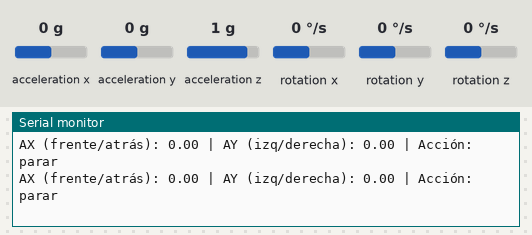
A sketch run on a simulated ESP32. Parts: the last lines printed to the serial monitor. The inputs (shaded band) are chosen by the test bench; at power-on: acceleration x 0 g, acceleration y 0 g, acceleration z 1 g, rotation x 0 °/s, rotation y 0 °/s, rotation z 0 °/s.

Above: at 4.2 s.
4.3 s: acceleration x set to -1.4 g
At 4.6 s:
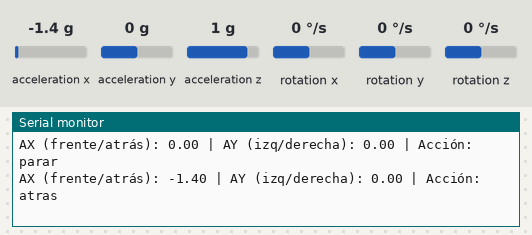
6.3 s: acceleration x set to 0.8 g
At 6.66 s:
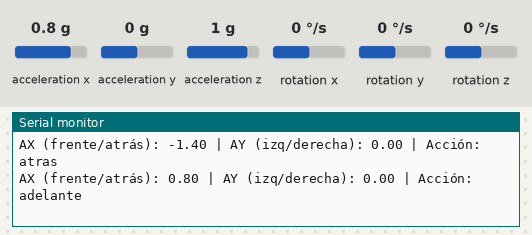
8.4 s: acceleration y set to -1.4 g
At 8.52 s:
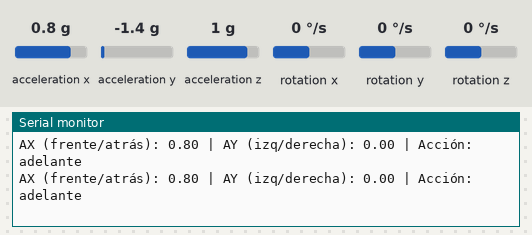

The sketch:

LD_2MPU_EMISOR_FINAL.ino
```cpp
#include <Wire.h>
#include <esp_now.h>
#include <WiFi.h>
#include <MPU6050_light.h>
#include <Fuzzy.h>

// Sensor 1: eje X (adelante / atrás) en dirección I2C 0x68
MPU6050 mpu1(Wire);

// Sensor 2: eje Y (izquierda / derecha) en dirección I2C 0x69
MPU6050 mpu2(Wire);  // Inicializar sin la dirección

// MAC del receptor (carrito)
uint8_t broadcastAddress[] = {0xFC, 0xB4, 0x67, 0xF3, 0xFE, 0x94};

// Mensaje que se envía
typedef struct struct_message {
  char accion[10];
} struct_message;

struct_message mensaje;

// Sistema difuso
Fuzzy* fuzzy = new Fuzzy();

// Sets difusos
FuzzySet *ax_neg, *ax_zero, *ax_pos;
FuzzySet *ay_neg, *ay_zero, *ay_pos;
FuzzySet *out_atras, *out_parar, *out_adelante;
FuzzySet *out_izquierda, *out_derecha;

void setupFuzzy() {
  // INPUT: Aceleración en X
  FuzzyInput* accX = new FuzzyInput(1);
  ax_neg = new FuzzySet(-1.2, -0.9, -0.6, -0.3);
  ax_zero = new FuzzySet(-0.3, -0.1, 0.1, 0.3);
  ax_pos = new FuzzySet(0.3, 0.6, 0.9, 1.2);
  accX->addFuzzySet(ax_neg);
  accX->addFuzzySet(ax_zero);
  accX->addFuzzySet(ax_pos);
  fuzzy->addFuzzyInput(accX);

  // INPUT: Aceleración en Y
  FuzzyInput* accY = new FuzzyInput(2);
  ay_neg = new FuzzySet(-1.0, -0.6, -0.5, -0.3);
  ay_zero = new FuzzySet(-0.3, -0.1, 0.1, 0.3);
  ay_pos = new FuzzySet(0.3, 0.5, 0.6, 1.0);
  accY->addFuzzySet(ay_neg);
  accY->addFuzzySet(ay_zero);
  accY->addFuzzySet(ay_pos);
  fuzzy->addFuzzyInput(accY);

  // OUTPUT: Acción
  FuzzyOutput* accion = new FuzzyOutput(1);
  out_atras     = new FuzzySet(0, 0, 0, 0.5);
  out_izquierda = new FuzzySet(0.5, 1, 1, 1.5);
  out_parar     = new FuzzySet(1.5, 2, 2, 2.5);
  out_derecha   = new FuzzySet(2.5, 3, 3, 3.5);
  out_adelante  = new FuzzySet(3.5, 4, 4, 4);
  accion->addFuzzySet(out_atras);
  accion->addFuzzySet(out_izquierda);
  accion->addFuzzySet(out_parar);
  accion->addFuzzySet(out_derecha);
  accion->addFuzzySet(out_adelante);
  fuzzy->addFuzzyOutput(accion);

  // Reglas
  FuzzyRuleAntecedent* r1 = new FuzzyRuleAntecedent();
  r1->joinWithAND(ax_pos, ay_zero); // Regla para "adelante"
  FuzzyRuleConsequent* c1 = new FuzzyRuleConsequent();
  c1->addOutput(out_adelante);
  fuzzy->addFuzzyRule(new FuzzyRule(1, r1, c1));

  FuzzyRuleAntecedent* r2 = new FuzzyRuleAntecedent();
  r2->joinWithAND(ax_neg, ay_zero); // Regla para "atrás"
  FuzzyRuleConsequent* c2 = new FuzzyRuleConsequent();
  c2->addOutput(out_atras);
  fuzzy->addFuzzyRule(new FuzzyRule(2, r2, c2));

  FuzzyRuleAntecedent* r3 = new FuzzyRuleAntecedent();
  r3->joinWithAND(ax_zero, ay_pos); // Regla para "derecha"
  FuzzyRuleConsequent* c3 = new FuzzyRuleConsequent();
  c3->addOutput(out_derecha);
  fuzzy->addFuzzyRule(new FuzzyRule(3, r3, c3));

  FuzzyRuleAntecedent* r4 = new FuzzyRuleAntecedent();
  r4->joinWithAND(ax_zero, ay_neg); // Regla para "izquierda"
  FuzzyRuleConsequent* c4 = new FuzzyRuleConsequent();
  c4->addOutput(out_izquierda);
  fuzzy->addFuzzyRule(new FuzzyRule(4, r4, c4));

  FuzzyRuleAntecedent* r5 = new FuzzyRuleAntecedent();
  r5->joinWithAND(ax_zero, ay_zero); // Regla para "parar"
  FuzzyRuleConsequent* c5 = new FuzzyRuleConsequent();
  c5->addOutput(out_parar);
  fuzzy->addFuzzyRule(new FuzzyRule(5, r5, c5));
}

void setup() {
  Serial.begin(115200);
  Wire.begin();
  delay(1000);

  if (mpu1.begin() != 0) {
    Serial.println("Error MPU6050 #1");
    while (1);
  }
  if (mpu2.begin() != 0) {
    Serial.println("Error MPU6050 #2");
    while (1);
  }
  mpu1.calcOffsets();
  mpu2.setAddress(0x69); // Cambiar la dirección del segundo sensor MPU6050
  mpu2.calcOffsets();

  WiFi.mode(WIFI_STA);
  esp_now_init();

  esp_now_peer_info_t peerInfo = {};
  memcpy(peerInfo.peer_addr, broadcastAddress, 6);
  peerInfo.channel = 0;
  peerInfo.encrypt = false;
  esp_now_add_peer(&peerInfo);

  setupFuzzy();
}

void loop() {
  mpu1.update();  // eje X (adelante/atrás)
  mpu2.update();  // eje Y (izquierda/derecha)

  float ax = mpu1.getAccX();
  float ay = mpu2.getAccY();

  fuzzy->setInput(1, ax);
  fuzzy->setInput(2, ay);
  fuzzy->fuzzify();
  float salida = fuzzy->defuzzify(1);

  int accion = round(salida);
  switch (accion) {
    case 0: strcpy(mensaje.accion, "atras"); break;
    case 1: strcpy(mensaje.accion, "izquierda"); break;
    case 2: strcpy(mensaje.accion, "parar"); break;
    case 3: strcpy(mensaje.accion, "derecha"); break;
    case 4: strcpy(mensaje.accion, "adelante"); break;
    default: strcpy(mensaje.accion, "parar"); break;
  }

  esp_now_send(broadcastAddress, (uint8_t *)&mensaje, sizeof(mensaje));

  Serial.print("AX (frente/atrás): "); Serial.print(ax, 2);
  Serial.print(" | AY (izq/derecha): "); Serial.print(ay, 2);
  Serial.print(" | Acción: "); Serial.println(mensaje.accion);

  delay(200);
}
```

Measured:
- after the input at 4.3 s, the serial monitor: prints a new line after 0.15 s (image 1)
- after the input at 6.3 s, the serial monitor: prints a new line after 0.20 s (image 2)
